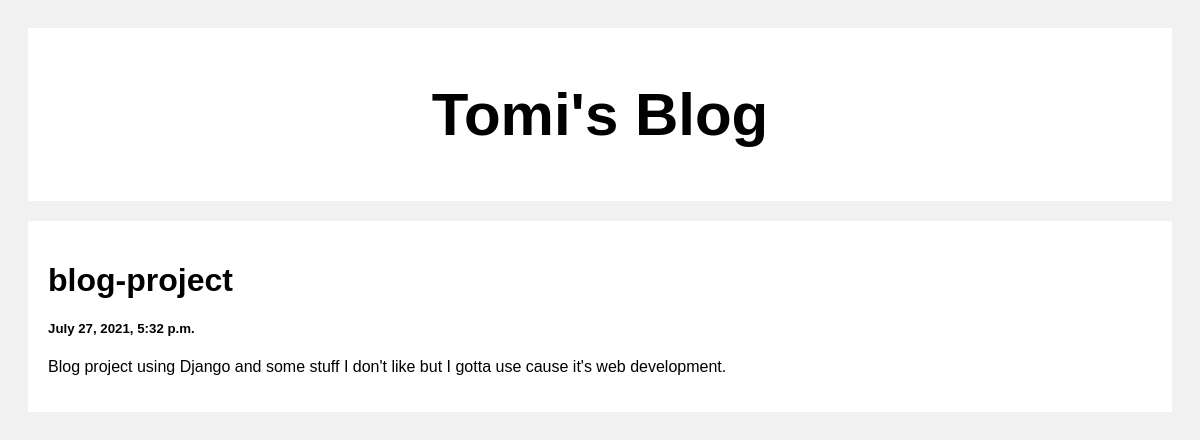
/post/1, run on the app's committed database.
### blog_posts/models.py (models this page shows)
class Post(models.Model): # Inherit django database models features
    title = models.CharField(max_length=100)
    body = models.CharField(max_length=100000)
    created_at = models.DateTimeField(default=datetime.now, blank=True)

### blog_posts/views.py (the view)
# urls.py: path('post/<str:pk>', views.post, name='post'),
def post(request, pk):
    post = Post.objects.get(pk=pk)
    return render(request, 'post.html', {'post': post})

### templates/post.html (shortened to what this page needs)
<!DOCTYPE html>
<html>
<head>
</head>
<body>
<div class="header">
  <h2>Tomi's Blog</h2>
</div>
<div class="row">
  <div class="leftcolumn">
    <div class="card">
        <h1>{{post.title}}</h1>
        <h5>{{post.created_at}}</h5>
        <p>{{post.body}}</p>
    </div>
  </div>
</div>
</body>
</html>

### templates/post.html (style rules this page uses)
* { box-sizing: border-box; }
body { font-family: Arial; padding: 20px; background: #f1f1f1; }
.header { padding: 2px; font-size: 40px; text-align: center; background: white; }
.leftcolumn { float: left; width: 100%; }
.card { background-color: white; padding: 20px; margin-top: 20px; }
.row:after { content: ""; display: table; clear: both; }

### data on the page
Post: title "blog-project", created_at "July 27, 2021, 5:32 p.m.", body "Blog project using Django and some stuff I don't like but I gotta use cause it's web development."
